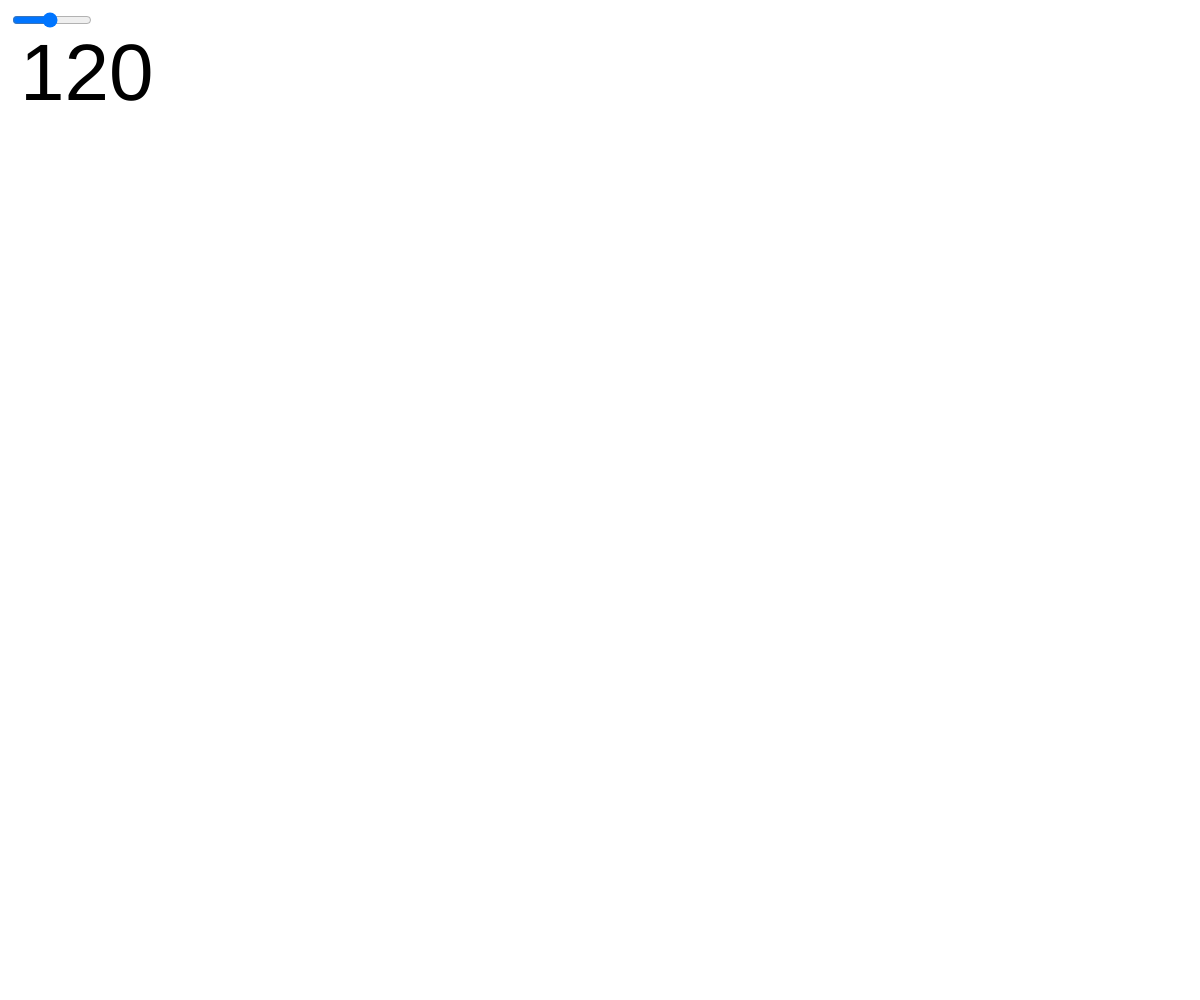
Frame 1 (no input)
Frame 60 (no input): identical to frame 1, image omitted
Frame 120 (the mouse pressed at the canvas centre since frame 60): identical to frame 1, image omitted

The p5.js sketch that drew this single still picture (run headless with seeded random() and noise() and a simulated clock; from frame 60 on, the mouse is pressed at the canvas centre):

// p5.js sketch
// ── sketch.js
// Project Title
// Your Name
// Date
//
// Extra for Experts:
// - describe what you did to take this project "above and beyond"

let slider;

function setup() {
  createCanvas(windowWidth, windowHeight);
  slider = createSlider(0, 255, 120);
  slider.position(10, 10);
  slider.style("width", "80px");
}

function draw() {
  background(255);
  //print(slider.value());
  textSize(80);
  text(slider.value(), 20, 100);

}
